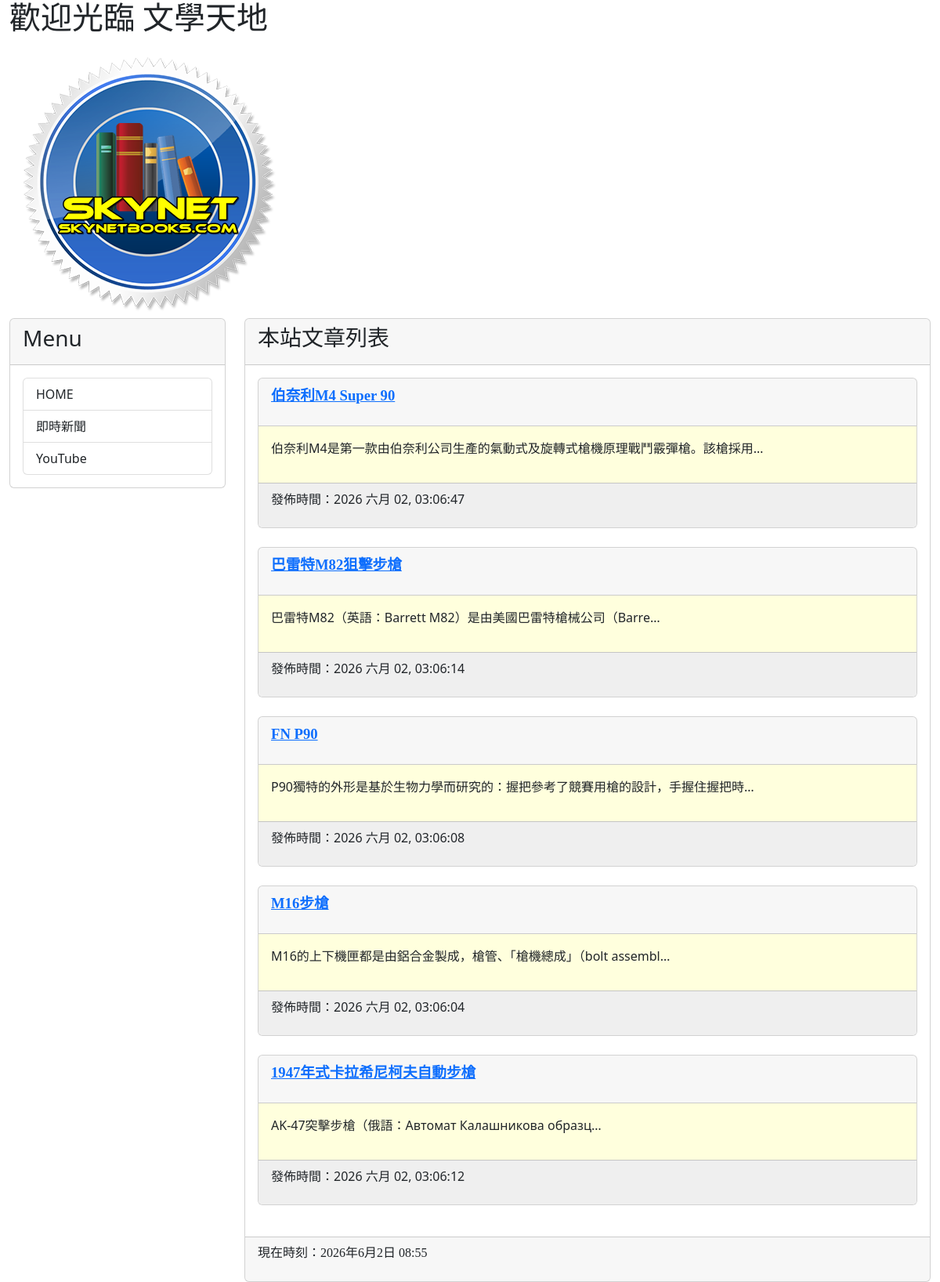
The page / on the database its author committed.
### mysite/models.py (models this page shows, shortened)
class Post(models.Model):
    title = models.CharField(max_length=200)
    slug = models.CharField(max_length=200)
    body = models.TextField()
    pub_date = models.DateTimeField(auto_now_add=True)
    class Meta:
        ordering = ('-pub_date',)

### mysite/views.py (the view)
# urls.py: path('', homepage),
def homepage(request):
    posts = Post.objects.all()
    now = datetime.now()
    return render(request, 'index.html', locals())

### templates/index.html (shortened to what this page needs)
{% extends 'base.html' %}
{% block headmessage %}
    <h3 style='font-family:標楷體;'>本站文章列表</a>
{% endblock %}
{% block content %}
    {% for post in posts %}
        <div class='card'>
        <div class='card-header'>
            <p style='font-family:微軟正黑體;font-size:14pt;font-weight:bold;'>
                <a href='/post/{{post.slug}}'>{{ post.title }}</a>
            </p>
        </div>
        <div class='card-body' style='background-color:#ffffdd'>
            <p>
               {{ post.body | truncatechars:40 }}
            </p>
        </div>
        <div class='card-footer'  style='background-color:#efefef'>
            <p>
                發佈時間：{{ post.pub_date | date:"Y M d, h:m:s"}}
            </p>
        </div>
    </div>
    <br>
    {% endfor %}
{% endblock %}

### templates/base.html (shortened to what this page needs)
<!DOCTYPE html>
<html>
<head>
    <link href="https://cdn.jsdelivr.net/npm/bootstrap@5.2.2/dist/css/bootstrap.min.css" rel="stylesheet">
</head>
<body>
    <div class="container-fluid">
        {% include 'header.html' %}
        <div class="row">
            <div class="col-sm-3 col-md-3">
                <div class="card">
                    <div class="card-header">
                        <h3>Menu</h3>
                    </div>
                    <div class="card-body">
                        <div class='list-group'>
                            <a href='/' class='list-group-item'>HOME</a>
                            <a href='https://google.com/news' class='list-group-item'>即時新聞</a>
                            <a href='https://youtube.com/' class='list-group-item'>YouTube</a>
                        </div>
                    </div>
                </div>
            </div>
 <div class="col-sm-9 col-md-9">
                <div class="card">
                    <div class="card-header">
                        {% block headmessage %}
                        {% endblock %}
                    </div>
                    <div class="card-body">
                        {% block content %} {% endblock %}
                    </div>
                    <div class="card-footer">
                        {% include 'footer.html' %}
                    </div>
                </div>
            </div>
        </div>
    </div>
</body>
</html>

### templates/header.html
<h1 style="font-family:微軟正黑體;">歡迎光臨 文學天地</h1>
{% load static %}
<div class='well'>
    <img src="{% static 'logo.png' %}">
</div>

### templates/footer.html
{% block footer %}
    {% if now %}
    <p style='font-family:微軟正黑體;'>現在時刻：{{ now }}</p>
    {% else %}
    <p style='font-family:微軟正黑體;'>本文內容取自網路，如有侵權請來信通知下架...</p>
    {% endif %}
{% endblock %}

### rows shown on the page
Post: title "伯奈利M4 Super 90", body "伯奈利M4是第一款由伯奈利公司生產的氣動式及旋轉式槍機原理戰鬥霰彈槍。該槍採用…", pub_date "2026 六月 02, 03:06:47"
Post: title "巴雷特M82狙擊步槍", body "巴雷特M82（英語：Barrett M82）是由美國巴雷特槍械公司（Barre…", pub_date "2026 六月 02, 03:06:14"
Post: title "FN P90", body "P90獨特的外形是基於生物力學而研究的：握把參考了競賽用槍的設計，手握住握把時…", pub_date "2026 六月 02, 03:06:08"
Post: title "M16步槍", body "M16的上下機匣都是由鋁合金製成，槍管、「槍機總成」（bolt assembl…", pub_date "2026 六月 02, 03:06:04"
Post: title "1947年式卡拉希尼柯夫自動步槍", body "AK-47突擊步槍（俄語：Автомат Калашникова образц…", pub_date "2026 六月 02, 03:06:12"
